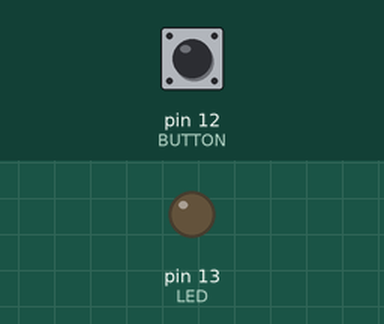
This sketch was run on a simulated Arduino Uno, built with avr-gcc and run on an emulated ATmega328P. On the bench: output pins drawn as LEDs (lit = HIGH). The inputs (shaded band) are chosen by the test bench; at power-on: pin 12 (BUTTON) HIGH.

Above: at 1.2 s.
1.3 s: pin 12 (BUTTON) pulled LOW for 0.15 s
At 1.37 s:
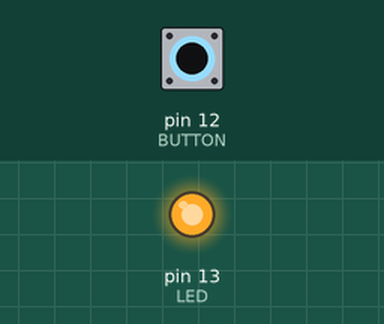
2.9 s: pin 12 (BUTTON) pulled LOW for 3.2 s
At 7.3 s:
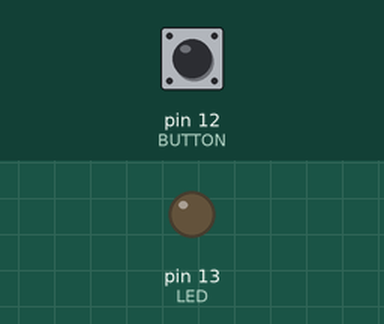
Timing chart, 0 to 8.8 s (numbered marks = the images above; inputs shaded):
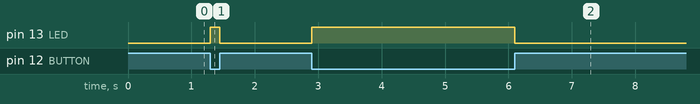

Measured:
- after the input at 1.3 s, pin 13 (LED): LOW → HIGH at once, → LOW 0.15 s later
- after the input at 2.9 s, pin 13 (LED): LOW → HIGH at once, → LOW 3.2 s later

The sketch:

Ex3_button.ino
```cpp
const byte LED = 13;
const byte BUTTON = 12;

void setup() {
  // put your setup code here, to run once:

  pinMode(LED, OUTPUT);
  pinMode(BUTTON, INPUT_PULLUP);

}

void loop() {
  // put your main code here, to run repeatedly:

  if(digitalRead(BUTTON) == false){
    digitalWrite(LED,HIGH);
  } else {
    digitalWrite(LED,LOW);
  }


}
```
